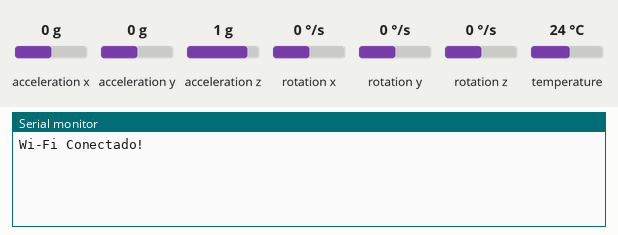
Recording of a sketch running on a simulated ESP32. On the bench: the last lines printed to the serial monitor. The inputs (shaded band) are chosen by the test bench; at power-on: acceleration x 0 g, acceleration y 0 g, acceleration z 1 g, rotation x 0 °/s, rotation y 0 °/s, rotation z 0 °/s, temperature 24 °C. WiFi joins after 1.5 s; servers stay silent unless stated.

Above: at 3.8 s.
3.9 s: acceleration x set to -1.4 g
At 5.0 s:
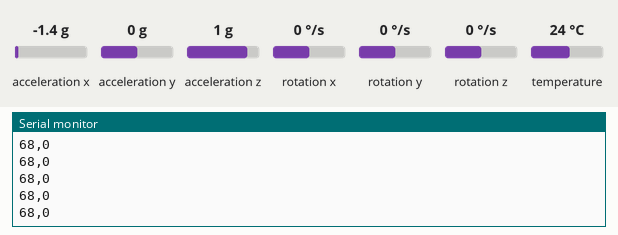
5.8 s: acceleration y set to -1.4 g
At 6.6 s:
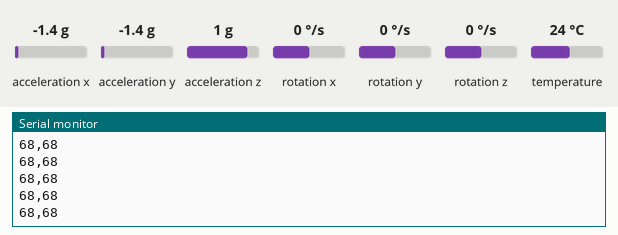
7.3 s: acceleration x set to -0.8 g
At 8.3 s:
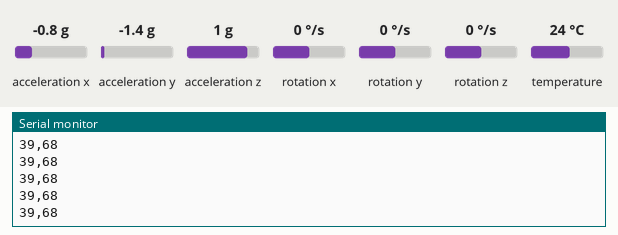

Measured:
- after the input at 3.9 s, the serial monitor: prints a new line at once (image 1)
- after the input at 5.8 s, the serial monitor: prints a new line at once (image 2)
- after the input at 7.3 s, the serial monitor: prints a new line at once (image 3)

The sketch:

mause-de-ar.ino
```cpp
#include <Wire.h>
#include <Adafruit_MPU6050.h>
#include <Adafruit_Sensor.h>
#include <WiFi.h>
#include <WiFiUdp.h>
#include <WiFiManager.h> // Biblioteca do Portal de Configuração

const int udpPort = 12345;
WiFiUDP udp;
bool wifiConectado = false;
Adafruit_MPU6050 mpu;

float zero_X = 0;
float zero_Y = 0;

void calibrar() {
  float soma_x = 0, soma_y = 0;
  for(int i = 0; i < 30; i++) {
    sensors_event_t a, g, temp;
    mpu.getEvent(&a, &g, &temp);
    soma_x += a.acceleration.x;
    soma_y += a.acceleration.y;
    delay(20);
  }
  zero_X = soma_x / 30.0;
  zero_Y = soma_y / 30.0;
}

void setup() {
  Serial.begin(115200);
  Wire.begin();

  if (!mpu.begin()) {
    while (1) { delay(10); }
  }

  mpu.setAccelerometerRange(MPU6050_RANGE_8_G);
  mpu.setGyroRange(MPU6050_RANGE_500_DEG);
  mpu.setFilterBandwidth(MPU6050_BAND_21_HZ);

  // --- GERENCIADOR DE WI-FI ---
  WiFiManager wm;

  // Define o tempo limite de busca do Wi-Fi antes de ligar apenas no cabo (30 seg)
  wm.setConfigPortalTimeout(30);

  // Tenta conectar no último Wi-Fi conhecido.
  // Se não encontrar, cria o Ponto de Acesso "MouseCabeca-Config"
  bool res = wm.autoConnect("MouseCabeca-Config");

  if (res) {
    wifiConectado = true;
    udp.begin(udpPort);
    Serial.println("Wi-Fi Conectado!");
  } else {
    Serial.println("Modo sem Wi-Fi (Operando apenas no Cabo USB).");
  }

  delay(500);
  calibrar();
}

void loop() {
  // Recalibração via Serial (Cabo)
  if (Serial.available() > 0) {
    char cmd = Serial.read();
    if (cmd == 'R' || cmd == 'r') calibrar();
  }

  // Recalibração via Wi-Fi (UDP)
  if (wifiConectado) {
    int packetSize = udp.parsePacket();
    if (packetSize) {
      char buffer[10];
      int len = udp.read(buffer, 10);
      if (len > 0 && (buffer[0] == 'R' || buffer[0] == 'r')) calibrar();
    }
  }

  sensors_event_t a, g, temp;
  mpu.getEvent(&a, &g, &temp);

  float inclinacao_X = a.acceleration.x - zero_X;
  float inclinacao_Y = a.acceleration.y - zero_Y;

  int vx = 0, vy = 0;
  float limite_zona_morta = 0.8;

  if (abs(inclinacao_X) > limite_zona_morta) vx = (int)(inclinacao_X * -5.0);
  if (abs(inclinacao_Y) > limite_zona_morta) vy = (int)(inclinacao_Y * -5.0);

  if (vx != 0 || vy != 0) {
    String payload = String(vx) + "," + String(vy);

    // 1. Envia via Cabo USB
    Serial.println(payload);

    // 2. Envia via Wi-Fi em Broadcast (sem precisar saber o IP do PC)
    if (wifiConectado) {
      udp.beginPacket(IPAddress(255, 255, 255, 255), udpPort);
      udp.print(payload);
      udp.endPacket();
    }
  }

  delay(20);
}
```
